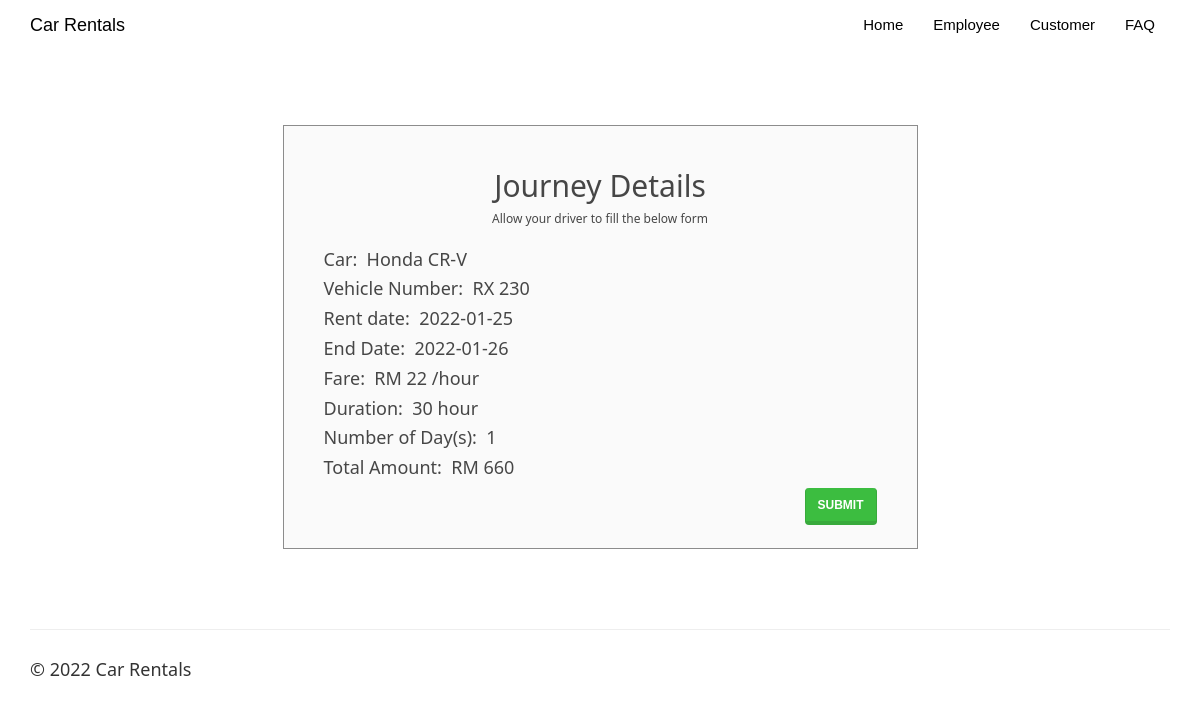
Screenshot of /php/returncar.php?id=574681292 with the database file from the repository.
### tables this page shows
CREATE TABLE `rentedcars` (
  `id` int(100) NOT NULL,
  `customer_username` varchar(50) NOT NULL,
  `car_id` int(20) NOT NULL,
  `booking_date` date NOT NULL,
  `rent_start_date` date NOT NULL,
  `rent_end_date` date NOT NULL,
  `car_return_date` date DEFAULT NULL,
  `fare` double NOT NULL,
  `duration` int(255) NOT NULL,
  `total_amount` double DEFAULT NULL,
  `return_status` varchar(10) NOT NULL
);

CREATE TABLE `cars` (
  `car_id` int(20) NOT NULL,
  `car_name` varchar(50) NOT NULL,
  `car_nameplate` varchar(50) NOT NULL,
  `car_img` varchar(50) DEFAULT 'NA',
  `ac_price` float NOT NULL,
  `car_availability` varchar(10) NOT NULL
);

### php/returncar.php (the view, shortened to what this page needs)
<!DOCTYPE html>
<html>
<?php
$conn = Connect();
?>
<head>
<link rel="stylesheet" href="assets/bootstrap/css/bootstrap.min.css">
<link rel="stylesheet" href="assets/fonts/font-awesome.min.css">
    <link rel="stylesheet" href="assets/w3css/w3.css">
<link rel="stylesheet" type="text/css" href="assets/css/customerlogin.css">
<link rel="stylesheet" type="text/css" media="screen" href="assets/css/clientpage.css" />
</head>
<body id="page-top" data-spy="scroll" data-target=".navbar-fixed-top">
    <nav class="navbar navbar-custom navbar-fixed-top" role="navigation" style="color: black">
        <div class="container">
            <div class="navbar-header">
                <a class="navbar-brand page-scroll" href="index.php">
                   Car Rentals </a>
            </div>
            <?php
                if(isset($_SESSION['login_client'])){
            ?>
            <div class="collapse navbar-collapse navbar-right navbar-main-collapse">
                <ul class="nav navbar-nav">
                    <li>
                        <a href="index.php">Home</a>
                    </li>
                    <li>
                        <a href="#"><span class="glyphicon glyphicon-user"></span> Welcome <?php echo $_SESSION['login_client']; ?></a>
                    </li>
                    <li>
                    <ul class="nav navbar-nav navbar-right">
            <li><a href="#" class="dropdown-toggle active" data-toggle="dropdown" role="button" aria-haspopup="true" aria-expanded="false"><span class="glyphicon glyphicon-user"></span> Control Panel <span class="caret"></span> </a>
                <ul class="dropdown-menu">
              <li> <a href="entercar.php">Add Car</a></li>
              <li> <a href="enterdriver.php"> Add Driver</a></li>
              <li> <a href="clientview.php">View</a></li>
            </ul>
            </li>
          </ul>
                    </li>
                    <li>
                        <a href="logout.php"><span class="glyphicon glyphicon-log-out"></span> Logout</a>
                    </li>
                </ul>
            </div>
            <?php
            }
                else {
            ?>
            <div class="collapse navbar-collapse navbar-right navbar-main-collapse">
                <ul class="nav navbar-nav">
                    <li>
                        <a href="index.php">Home</a>
                    </li>
                    <li>
                        <a href="clientlogin.php">Employee</a>
                    </li>
                    <li>
                        <a href="customerlogin.php">Customer</a>
                    </li>
                    <li>
                        <a href="#"> FAQ </a>
                    </li>
                </ul>
            </div>
                <?php   }
                ?>
        </div>
    </nav>
<?php
function dateDiff($start, $end) {
    $start_ts = strtotime($start);
    $end_ts = strtotime($end);
    $diff = $end_ts - $start_ts;
    return round($diff / 86400);
}
 $id = $_GET["id"];
 $sql1 = "SELECT c.car_name, c.car_nameplate, rc.rent_start_date, rc.rent_end_date, rc.fare, rc.duration, rc.total_amount
 FROM rentedcars rc, cars c
 WHERE id = '$id' AND c.car_id=rc.car_id";
 $result1 = $conn->query($sql1);
 if (mysqli_num_rows($result1) > 0) {
    while($row = mysqli_fetch_assoc($result1)) {
        $car_name = $row["car_name"];
        $car_nameplate = $row["car_nameplate"];
        $rent_start_date = $row["rent_start_date"];
        $rent_end_date = $row["rent_end_date"];
        $fare = $row["fare"];
        $duration = $row["duration"];
        $no_of_days = dateDiff("$rent_start_date", "$rent_end_date");
        $total_amount = $row["total_amount"];
    }
}
?>
    <div class="container" style="margin-top: 65px;" >
    <div class="col-md-7" style="float: none; margin: 0 auto;">
      <div class="form-area">
        <form role="form" action="printbill.php?id=<?php echo $id ?>" method="POST">
        <br style="clear: both">
          <h3 style="margin-bottom: 5px; text-align: center; font-size: 30px;"> Journey Details </h3>
          <h6 style="margin-bottom: 25px; text-align: center; font-size: 12px;"> Allow your driver to fill the below form </h6>
           <h5> Car:&nbsp;  <?php echo($car_name);?></h5>
           <h5> Vehicle Number:&nbsp;  <?php echo($car_nameplate);?></h5>
           <h5> Rent date:&nbsp;  <?php echo($rent_start_date);?></h5>
           <h5> End Date:&nbsp;  <?php echo($rent_end_date);?></h5>
           <h5> Fare:&nbsp;  RM <?php echo($fare. " /hour");?></h5>
           <h5> Duration:&nbsp; <?php echo($duration. " hour");?></h5>
           <h5> Number of Day(s):&nbsp;  <?php echo($no_of_days);?></h5>
           <h5> Total Amount:&nbsp; RM <?php echo($total_amount);?></h5>
           <input type="submit" name="submit" value="submit" class="btn btn-success pull-right">
        </form>
      </div>
    </div>
    </div>
</body>
<footer class="site-footer">
        <div class="container">
            <hr>
            <div class="row">
                <div class="col-sm-6">
                    <h5>© <?php echo date("Y"); ?> Car Rentals</h5>
                </div>
            </div>
        </div>
    </footer>
</html>

### faq/assets/w3css/w3.css (style rules this page uses)
*,*:before,*:after { box-sizing:inherit }
html { -ms-text-size-adjust:100%;-webkit-text-size-adjust:100% }
body { margin:0 }
article,aside,details,figcaption,figure,footer,header,main,menu,nav,section,summary { display:block }
a { background-color:transparent;-webkit-text-decoration-skip:objects }
hr { box-sizing:content-box;height:0;overflow:visible }
button,input,select,textarea { font:inherit;margin:0 }
button,input { overflow:visible }
button,html [type=button],[type=reset],[type=submit] { -webkit-appearance:button }
html,body { font-family:Verdana,sans-serif;font-size:15px;line-height:1.5 }
html { overflow-x:hidden }
h3 { font-size:24px }
h5 { font-size:18px }
h6 { font-size:16px }
h1,h2,h3,h4,h5,h6 { font-family:"Segoe UI",Arial,sans-serif;font-weight:400;margin:10px 0 }
hr { border:0;border-top:1px solid #eee;margin:20px 0 }
a { color:inherit }

### assets/css/customerlogin.css (style rules this page uses)
body, html { height: 100%; }
body { padding-top: 50px; background-size: 100%; }
footer { display: block; }

### rows the page displays
rentedcars: car.car_name "Honda CR-V", car.car_nameplate "RX 230", rent_start_date "2022-01-25", rent_end_date "2022-01-26", fare "22", duration "30", no_of_days "1", total_amount "660"
